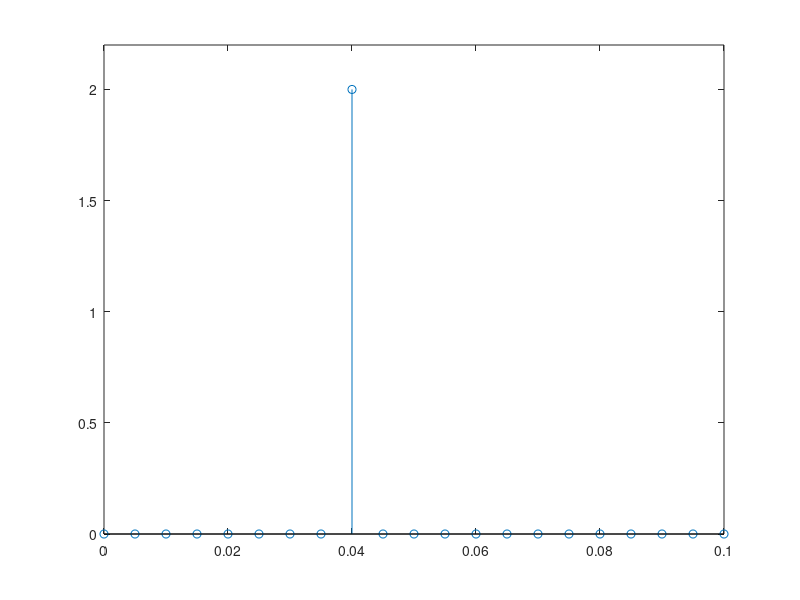

Write the MATLAB code that produced this figure.
clc; close all;clear all;                             % Limpa variáveis e fecha todos os gráficos
%% Geração do sinal cosenoidal
fsampling = 10;                                       % Taxa de amostragem
T =1/fsampling;                                       % Tempo entre amostras
L = 2000;                                             % Número de amostras
t = 0 : (1/fsampling) : (L-1)*T;                      % Eixo do tempo
fm = 0.04;                                            % Frequência da senoide
Am = 2;                                               % Amplitude da senoide
m = Am*cos(2*pi*fm*t);                                % Sinal senoidal
t1=tic;                                               % Contador de tempo

%% Montando a DFT
N=length(m);                                          % Comprimento do sinal m(t)
n=0:N-1;                                              % Vetor n
k=0:N-1;                                              % Vetor k
WN=exp(-j*2*pi/N);                                    % Cálculo de Wn = e^{-j2pi/N}
nn=n'*k;                                              % Monta a Matriz DFT
WNnk=WN.^nn;                                          % Monta a Matriz DFT
X=m*WNnk/L;                                           % Implementa o somatório da DFT via operação matricial    
f = fsampling/2*linspace(0,1,(L/2)+1);                % Monta o eixo das frequências
tempo_DFT=toc(t1);                                    % Conta tempo de execução até esse ponto do código
disp(['Tempo da DFT = ' num2str(tempo_DFT) ' s']);    % Mostra tempo de execução
stem(f,2*abs(X(1:L/2+1)));                            % Mostra gráfico do espectro 
axis([ 0 0.1 0 2.2]);                                 % Zoom para melhor visualização 
% A função 'whos' é responsável por mostrar todas as variáveis que foram criadas no workspace,
% identificando suas principais caracteristicas.
whos


4